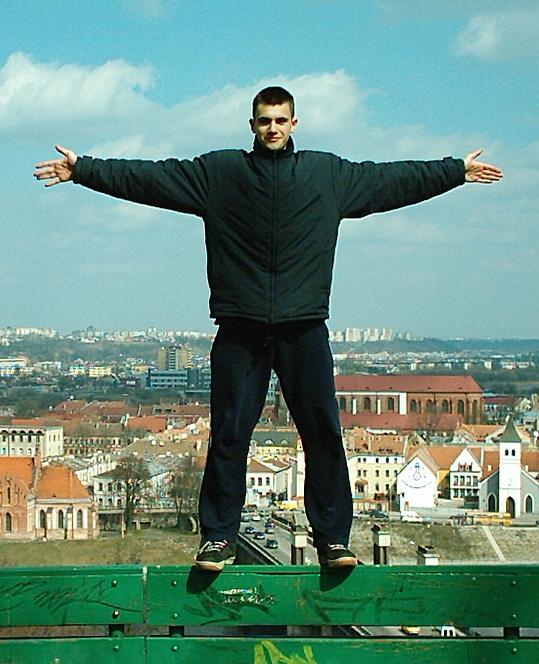
#> input picture OpenCV101/00.jpg, 539 x 664 px
$ python 10-BitwiseOperations.py
#> lines starting #> are read from the running program, lines starting #| are printed output that depends on the picture; after the words box and inside, x2 and y2 are one past the last pixel; in counts of white or black regions, pixels touching at a corner belong together
import cv2 as cv
import numpy as np

# draw a rectangle
rectangle = np.zeros((300, 300), dtype= 'uint8')
cv.rectangle(rectangle, (25, 25), (275, 275), 255, -1)
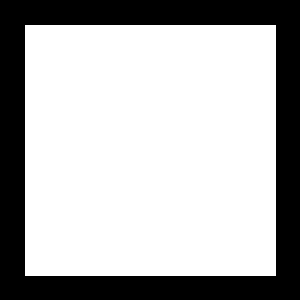
#> rectangle: shape (300, 300); 70% white; 1 black region, box (x1, y1, x2, y2) and area: (0, 0, 300, 300) 26999
cv.imshow('Rectangle', rectangle)
cv.waitKey(0)

# draw a circle
circle = np.zeros((300, 300), dtype= 'uint8')
cv.circle(circle, (150, 150), 150, 255, -1)
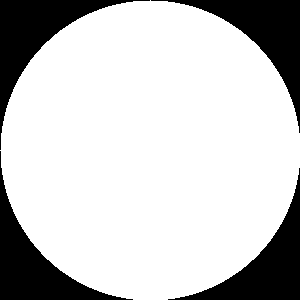
#> circle: shape (300, 300); 78.5% white; 4 black regions, box (x1, y1, x2, y2) and area: (0, 0, 150, 150) 4980, (151, 0, 300, 133) 4830, (0, 151, 133, 300) 4830, (168, 168, 300, 300) 4681
cv.imshow('Circle', circle)
cv.waitKey(0)

# Performing bitwise AND
bitwiseAnd = cv.bitwise_and(rectangle, circle)
cv.imshow('Bitwise And', bitwiseAnd)
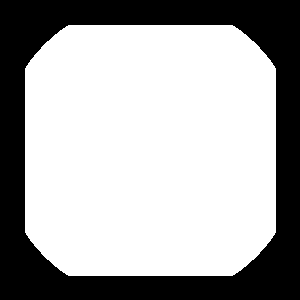
#> window 'Bitwise And': shape (300, 300); 66.4% white; 1 black region, box (x1, y1, x2, y2) and area: (0, 0, 300, 300) 30235
cv.waitKey(0)

# Performing bitwise OR
bitwiseOr = cv.bitwise_or(rectangle, circle)
cv.imshow('Bitwise OR', bitwiseOr)
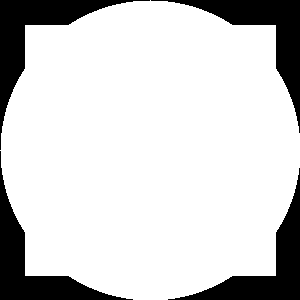
#> window 'Bitwise OR': shape (300, 300); 82.1% white; 4 black regions, box (x1, y1, x2, y2) and area: (0, 0, 150, 150) 4171, (151, 0, 300, 133) 4021, (0, 151, 133, 300) 4021, (168, 168, 300, 300) 3872
cv.waitKey(0)

# Performing bitwise XOR
bitwiseXor = cv.bitwise_xor(rectangle, circle)
cv.imshow('Bitwise XOR', bitwiseXor)
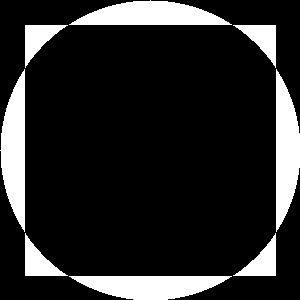
#> window 'Bitwise XOR': shape (300, 300); 15.7% white; 8 white regions, largest, box (x1, y1, x2, y2) and area: (69, 0, 232, 25) 2729, (0, 69, 25, 232) 2729, (276, 69, 300, 232) 2728
cv.waitKey(0)

# Performing bitwise Not
bitwiseNot = cv.bitwise_not(circle)
cv.imshow('Bitwise Not', bitwiseNot)
cv.waitKey(0)

# applying Not operation on an image
image = cv.imread('00.jpg')
#> image is the input picture: shape (664, 539, 3); mean B, G, R 129.2, 142.4, 105.3
bitwiseNotIm = cv.bitwise_not(image)
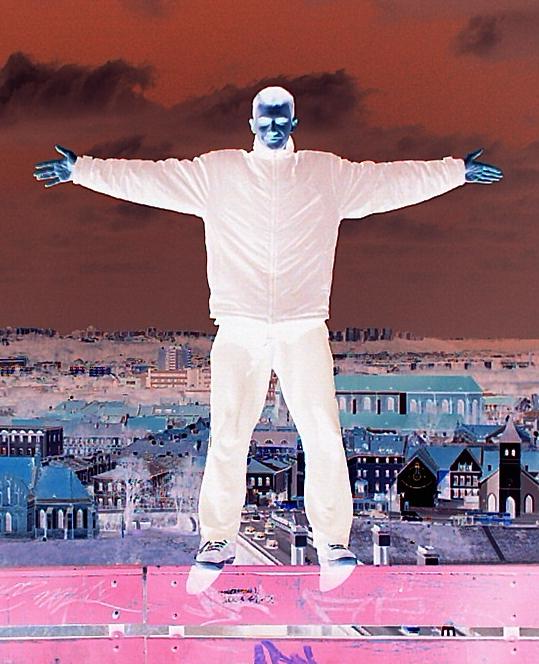
#> bitwiseNotIm: shape (664, 539, 3); mean B, G, R 125.8, 112.6, 149.7
cv.imshow('Bitwise Not Image', bitwiseNotIm)
cv.waitKey(0)

cv.destroyAllWindows()

$ run again, with OpenCV101/road2.jpg copied over OpenCV101/00.jpg
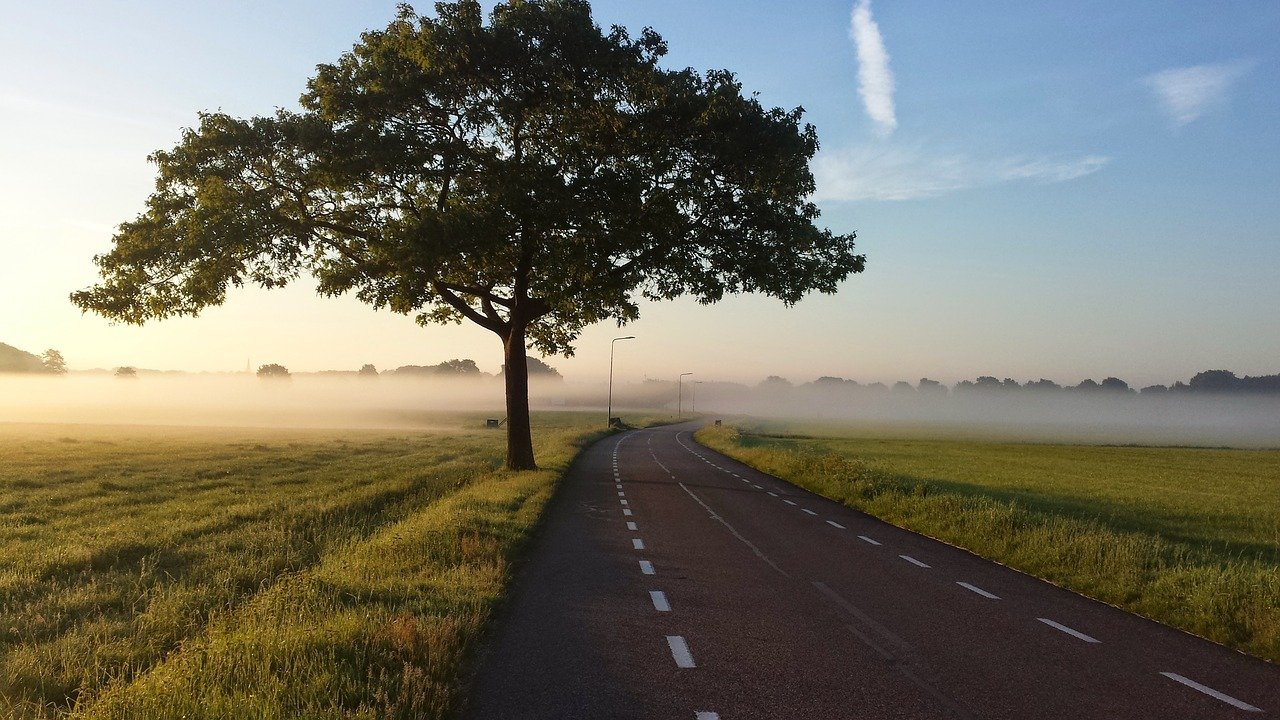
#> input picture OpenCV101/road2.jpg, 1280 x 720 px
#> rectangle: shape (300, 300); 70% white; 1 black region, box (x1, y1, x2, y2) and area: (0, 0, 300, 300) 26999
#> circle: shape (300, 300); 78.5% white; 4 black regions, box (x1, y1, x2, y2) and area: (0, 0, 150, 150) 4980, (151, 0, 300, 133) 4830, (0, 151, 133, 300) 4830, (168, 168, 300, 300) 4681
#> image is the input picture: shape (720, 1280, 3); mean B, G, R 101.7, 114.6, 116.3
#> `bitwiseNotIm = cv.bitwise_not(image)`:
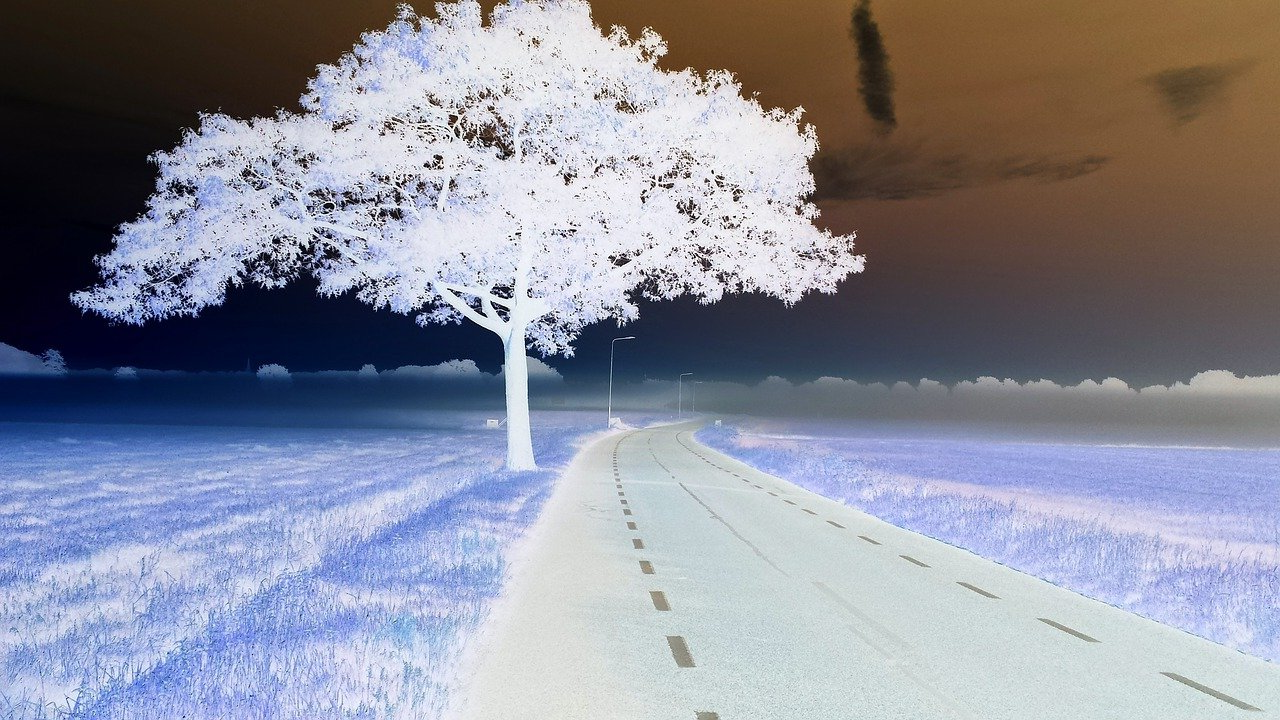
#> bitwiseNotIm: shape (720, 1280, 3); mean B, G, R 153.3, 140.4, 138.7

$ run again, with OpenCV101/road3.jpg copied over OpenCV101/00.jpg
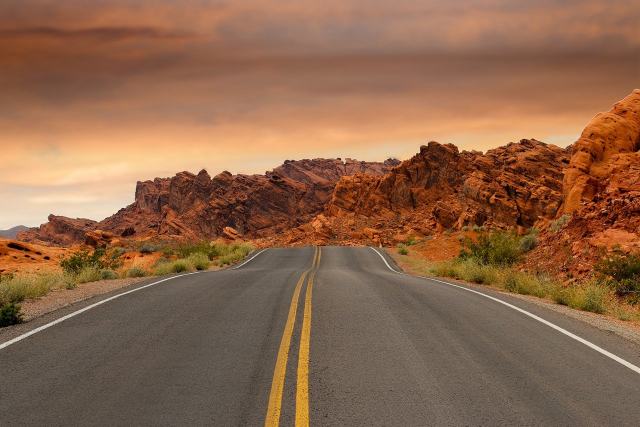
#> input picture OpenCV101/road3.jpg, 1280 x 853 px (shown at 1/2 size)
#> rectangle: shape (300, 300); 70% white; 1 black region, box (x1, y1, x2, y2) and area: (0, 0, 300, 300) 26999
#> circle: shape (300, 300); 78.5% white; 4 black regions, box (x1, y1, x2, y2) and area: (0, 0, 150, 150) 4980, (151, 0, 300, 133) 4830, (0, 151, 133, 300) 4830, (168, 168, 300, 300) 4681
#> image is the input picture: shape (853, 1280, 3); mean B, G, R 75.2, 102, 141.2
#> `bitwiseNotIm = cv.bitwise_not(image)`:
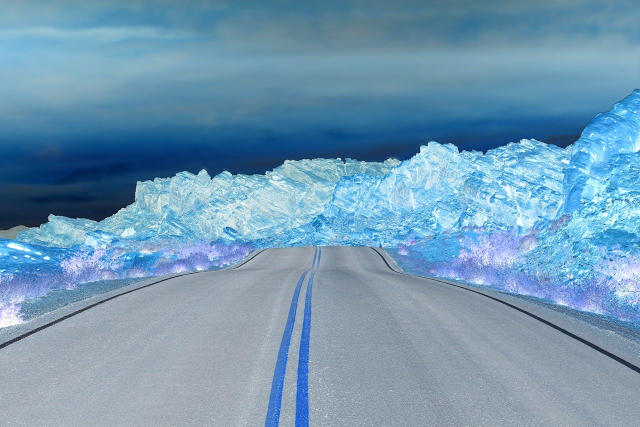
#> bitwiseNotIm: shape (853, 1280, 3) (shown at 1/2 size); mean B, G, R 179.8, 153, 113.8
